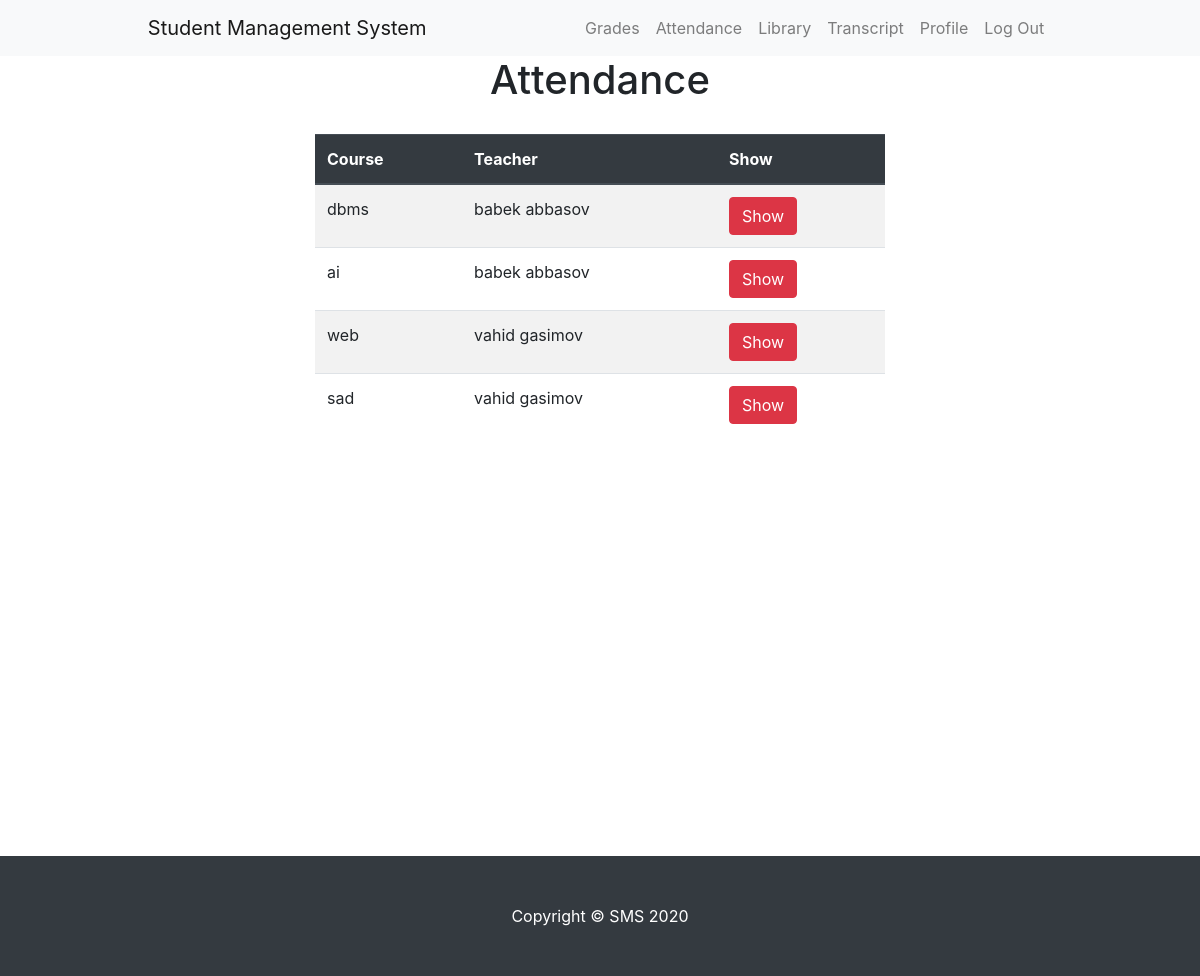
Screenshot of /UMS-client/sms/attendance.php (signed in) with the database file from the repository.
### tables this page shows
CREATE TABLE `ctc` (
  `id` int(11) NOT NULL,
  `classId` int(11) NOT NULL,
  `teacherId` int(11) NOT NULL,
  `courseId` int(11) NOT NULL
);

CREATE TABLE `course` (
  `id` int(11) NOT NULL,
  `name` varchar(30) NOT NULL,
  `courseCode` int(11) NOT NULL,
  `depId` int(11) NOT NULL
);

CREATE TABLE `user` (
  `id` int(11) NOT NULL,
  `fname` varchar(30) NOT NULL,
  `lname` varchar(30) NOT NULL,
  `country` varchar(30) NOT NULL,
  `city` varchar(30) NOT NULL,
  `birth` date NOT NULL,
  `sex` varchar(30) NOT NULL,
  `username` varchar(30) NOT NULL,
  `password` varchar(30) NOT NULL,
  `job` varchar(30) NOT NULL
);

### UMS-client/sms/attendance.php (the view, shortened to what this page needs)
<?php
	include "connection.php";
?>
<!DOCTYPE html>
<html>
	<head>
		<link rel="stylesheet" href="https://maxcdn.bootstrapcdn.com/bootstrap/4.3.1/css/bootstrap.min.css">
		<link rel="stylesheet" href="style/index-style.css"/>
	</head>
	<body >
		 <nav class="navbar navbar-expand-lg navbar-light bg-light">
		<div class="container">
		<a class="navbar-brand" href="?action=home">Student Management System</a>
		  <div class="collapse navbar-collapse" id="navbarSupportedContent">
			<ul class="navbar-nav ml-auto">
			<li class="nav-item">
				<a class="nav-link" href="?action=grades">Grades</a>
			  </li>
			<li class="nav-item">
				<a class="nav-link"href="?action=attendance">Attendance</a>
			  </li>
			 <li class="nav-item">
				<a class="nav-link" href="?action=library">Library</a>
			  </li>
			  <li class="nav-item">
				<a class="nav-link" href="?action=transcript">Transcript</a>
			  </li>
			  <li class="nav-item">
				<a class="nav-link" href="?action=profile">Profile</a>
			  </li>
			  <li class="nav-item">
				<a class="nav-link" href="?action=logout">Log Out</a>
			  </li>
			</ul>
		  </div>
		  </div>
		</nav>
  <div style="min-height:800px;" class="container1" >
		<div style="margin:auto;" class="col-lg-8">
		<h1 style="text-align:center; margin:auto;"> Attendance</h1>
<table style="margin-top:30px; margin-bottom:50px;" class="table table-striped table-hover table-responsive-sm">
    <thead class="thead-dark">
	 <tr>
        <th>Course</th>
        <th>Teacher</th>
		<th>Show</th>
      </tr>
    </thead>
    <tbody  id="mytable">
		<?php
		$username = $_SESSION["username"];
		$sql6="SELECT *  FROM user WHERE username= '$username' and job='student'";
		$result6 = mysqli_query($conn, $sql6);
		$row6=mysqli_fetch_assoc($result6);
		$id = $row6["id"];
		$sql7="SELECT * FROM  addstudent WHERE studentId = '$id' ";
		$result7 = mysqli_query($conn, $sql7);
		$row7=mysqli_fetch_assoc($result7);
		$classId = $row7["classId"];
		$sql8="SELECT * FROM  ctc WHERE classId = '$classId' ";
		$result8 = mysqli_query($conn, $sql8);
		while($row8=mysqli_fetch_assoc($result8)){
		$teacherId = $row8["teacherId"];
		$courseId = $row8["courseId"];
		$sql3="SELECT * FROM course WHERE id = '$courseId' ";
		$result3 = mysqli_query($conn, $sql3);
		$row3=mysqli_fetch_assoc($result3);
		$sql4="SELECT * FROM user WHERE id = '$teacherId' ";
		$result4 = mysqli_query($conn, $sql4);
		$row4=mysqli_fetch_assoc($result4);
		?>
		<tr>
					<td><?php echo $row3["name"];?></td>
					<td><?php echo $row4["fname"]; echo " ".$row4["lname"];?></td>
					<td><a href="#attendance<?php echo $row8["id"] ?>" data-toggle="modal" class="btn btn-danger"> Show</a></td>
				</tr>
		<?php }  ?>
    </tbody>
  </table>
 </div>
  </div>
  <footer class="py-5 bg-dark">
    <div class="container">
      <p class="m-0 text-center text-white">Copyright &copy; SMS <?php echo date("Y"); ?></p>
    </div>
  </footer>
	</body>
</html>

### UMS-client/sms/style/index-style.css (style rules this page uses)
.container { width:80%; margin:auto; }
.container1 { width:75%; margin:auto; }

### rows the page displays
ctc: courseId.name "dbms", user.fname "babek", user.lname "abbasov"
ctc: courseId.name "ai", user.fname "babek", user.lname "abbasov"
ctc: courseId.name "web", user.fname "vahid", user.lname "gasimov"
ctc: courseId.name "sad", user.fname "vahid", user.lname "gasimov"
